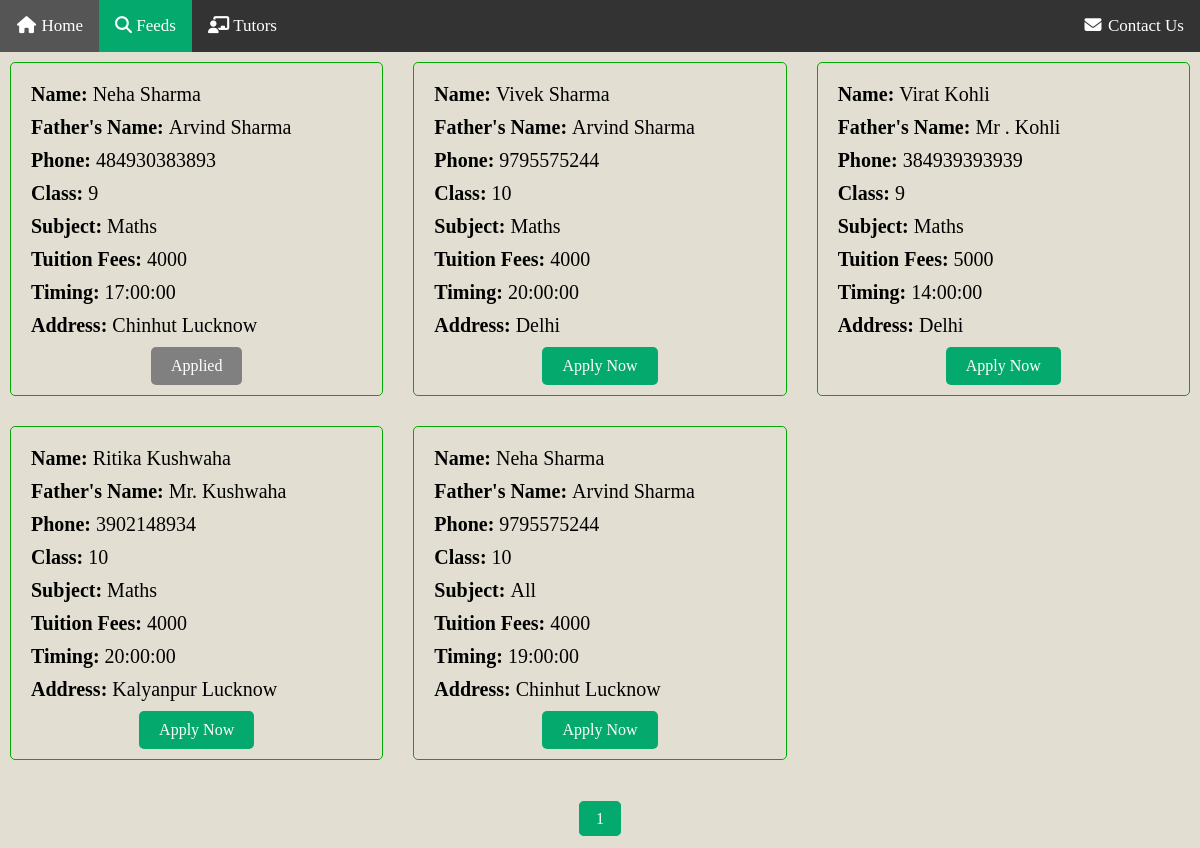
The app's page /feeds (signed in), older data.
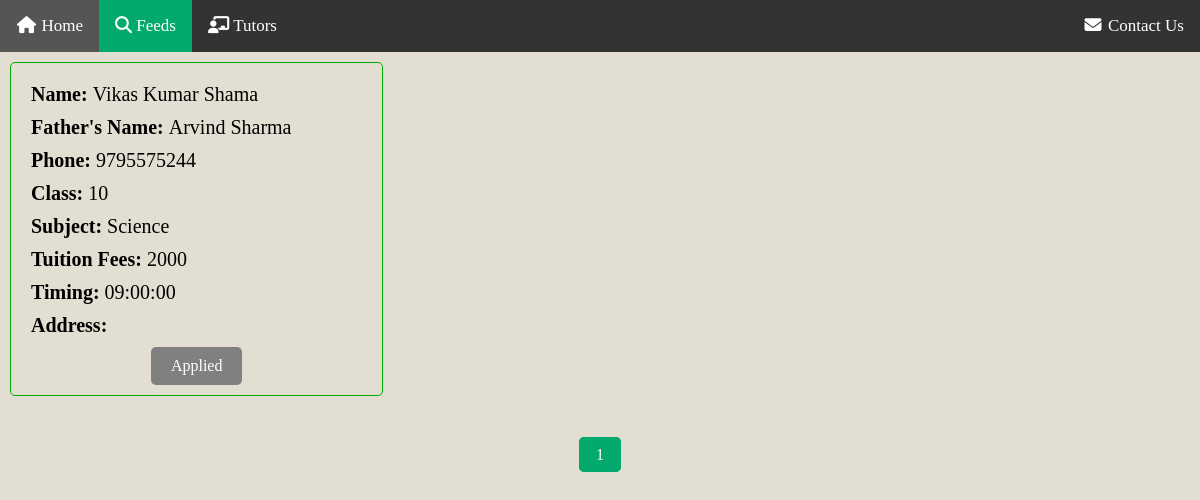
The same page, newer data.
### app.py (models this page shows)
class Student(db.Model):
    id = db.Column(db.Integer, primary_key=True)
    name = db.Column(db.String(100), nullable=False)
    father_name = db.Column(db.String(100), nullable=False)
    phone = db.Column(db.String(15), nullable=False)
    class_name = db.Column(db.String(20), nullable=False)
    subject = db.Column(db.String(50), nullable=False)
    tuition_fees = db.Column(db.String(50), nullable=False)
    timing = db.Column(db.Time, nullable=False)
    address = db.Column(db.String(20), nullable=False)

### app.py (the view)
@app.route('/feeds')
@login_required
def feeds():
    page = request.args.get('page', 1, type=int)
    students = Student.query.paginate(page=page, per_page=10)
    applied_student_ids = []
    if current_user.is_authenticated:
        applied_students = AppliedStudent.query.filter_by(user_email=current_user.email).all()
        applied_student_ids = [applied.student_id for applied in applied_students]
        logging.debug(f'Applied Student IDs: {applied_student_ids}')
    csrf_token = generate_csrf()
    return render_template('feeds.html', students=students, applied_student_ids=applied_student_ids, csrf_token=csrf_token)

### app.py (called while the page is built)
@login_manager.user_loader
def load_user(user_id):
    return User.query.get(int(user_id))

### templates/feeds.html (shortened to what this page needs)
<!DOCTYPE html>
<html lang="en">
<head>
    <link rel="stylesheet" href="{{ url_for('static', filename='feeds.css') }}">
    <link rel="stylesheet" href="https://cdnjs.cloudflare.com/ajax/libs/font-awesome/6.5.2/css/all.min.css">
</head>
<body>
    <div class="navbar">
        <a class="{{ 'active' if request.path == url_for('home') else '' }}" href="{{ url_for('home') }}"><i class="fa fa-fw fa-home"></i> Home</a>
        <a class="{{ 'active' if request.path == url_for('feeds') else '' }}" href="{{ url_for('feeds') }}"><i class="fa-solid fa-magnifying-glass"></i> Feeds</a>
        <a class="{{ 'active' if request.path == url_for('search_tutors') else '' }}" href="{{ url_for('search_tutors') }}"><i class="fa-solid fa-chalkboard-user"></i> Tutors</a>
        <div class="rh">
            <a href="{{ url_for('contactus') }}"><i class="fa fa-fw fa-envelope"></i> Contact Us</a>
        </div>
    </div>
    <div class="container">
        {% for student in students.items %}
        <div class="student-box">
            <p><span class="table-heading">Name:</span>{{ student.name }}</p>
            <p><span class="table-heading">Father's Name:</span>{{ student.father_name }}</p>
            <p><span class="table-heading">Phone:</span>{{ student.phone }}</p>
            <p><span class="table-heading">Class:</span>{{ student.class_name }}</p>
            <p><span class="table-heading">Subject:</span>{{ student.subject }}</p>
            <p><span class="table-heading">Tuition fees:</span>{{ student.tuition_fees }}</p>
            <p><span class="table-heading">Timing:</span>{{ student.timing }}</p>
            <p><span class="table-heading">Address:</span>{{ student.address }}</p>
            <div class="apply-button">
                {% if student.id in applied_student_ids %}
                    <button type="button" class="applied-btn" disabled>Applied</button>
                {% else %}
                    <form action="{{ url_for('apply_now') }}" method="post">
                        <button type="submit" class="apply-now-btn">Apply Now</button>
                    </form>
                {% endif %}
            </div>
        </div>
        {% endfor %}
    </div>
    <div class="pagination">
        {% for page_num in students.iter_pages() %}
            {% if page_num %}
                <a href="{{ url_for('feeds', page=page_num) }}" class="{{ 'active' if page_num == students.page else '' }}">{{ page_num }}</a>
            {% else %}
                <span>...</span>
            {% endif %}
        {% endfor %}
    </div>
</body>
</html>

Row changes from the older to the newer data that the page shows:
removed Student: name "Vivek Sharma", father_name "Arvind Sharma", phone "9795575244", class_name "10", subject "Maths", tuition_fees "4000", timing "20:00:00", address "Delhi"
removed Student: name "Virat Kohli", father_name "Mr . Kohli", phone "384939393939", class_name "9", subject "Maths", tuition_fees "5000", timing "14:00:00", address "Delhi"
removed Student: name "Ritika Kushwaha", father_name "Mr. Kushwaha", phone "3902148934", class_name "10", subject "Maths", tuition_fees "4000", timing "20:00:00", address "Kalyanpur Lucknow"
removed Student: name "Neha Sharma", father_name "Arvind Sharma", phone "9795575244", class_name "10", subject "All", tuition_fees "4000", timing "19:00:00", address "Chinhut Lucknow"
changed Student "Arvind Sharma": name "Neha Sharma" → "Vikas Kumar Shama"; phone "484930383893" → "9795575244"; class_name "9" → "10"; subject "Maths" → "Science"; tuition_fees "4000" → "2000"; timing "17:00:00" → "09:00:00"; address "Chinhut Lucknow" → (not shown)
